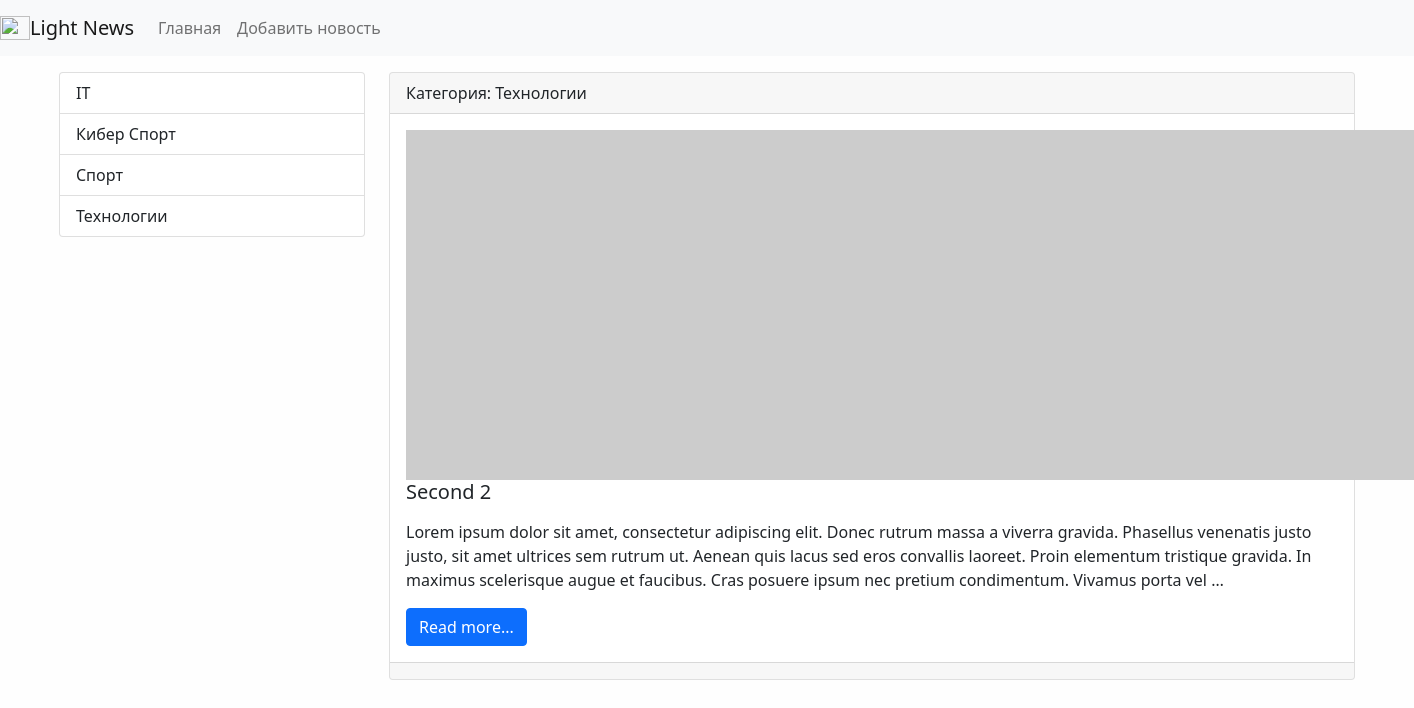
The app's page /news/category/4/ with its own data.
### news/models.py (models this page shows, shortened)
class Category(models.Model):
    title = models.CharField(max_length=150, db_index=True)
    def get_absolute_url(self):
        return reverse_lazy('category', kwargs={'category_id': self.pk})
    def __str__(self):
        return self.title
    class Meta:
        verbose_name = 'Категория'
        verbose_name_plural = 'Категории'
        ordering = ['title']

class News(models.Model):
    title = models.CharField(max_length=128)
    content = models.TextField(blank=True)
    created_date = models.DateTimeField(auto_now_add=True)
    updated_date = models.DateTimeField(auto_now=True)
    photo = models.ImageField(upload_to='photos/%Y/%m/%d', blank=True)
    publish = models.BooleanField(default=True)
    category = models.ForeignKey('Category', on_delete=models.PROTECT, null=True)
    def get_absolute_url(self):
        return reverse_lazy('view_news', kwargs={'news_id': self.pk})
    class Meta:
        verbose_name = 'Новость'
        verbose_name_plural = 'Новости'
        ordering = ['-created_date']

### news/views.py (the view)
# urls.py: path('category/<int:category_id>/', get_category, name='category'),
def get_category(request, category_id):
    news = News.objects.filter(category_id=category_id)
    category = Category.objects.get(pk=category_id)
    context = {'news': news,
               'category': category
               }
    return render(request, 'news/category.html', context=context)

### news/templatetags/news_tags.py (called while the page is built)
@register.inclusion_tag('news/list_categories.html')
def show_categories():
    categories = Category.objects.all()
    return {'categories': categories}

### news/templates/news/category.html (shortened to what this page needs)
{% extends 'base.html' %}
{% block sidebar %}
{% include 'inc/_sidebar.html' %}
{% endblock %}
{% block content %}
{% for item in news %}
<div class="card mb-3">
    <div class="card-header">
        Категория: {{ item.category }}
    </div>
    <div class="card-body">
        <div class="media">
            {% if item.photo %}
            <img src="{{ item.photo.url }}" alt="" width="350" class="mr-3">
            {% else %}
            <img src="https://picsum.photos/id/1060/350/235/?blur=2" alt="" class="mr-3">
            {% endif %}
            <div class="media-body">
                <h5 class="card-title">{{ item.title }}</h5>
                <p class="card-text">{{ item.content|safe|linebreaks|truncatewords:50 }}</p>
                <a href="{{ item.get_absolute_url }}" class="btn btn-primary">Read more...</a>
            </div>
        </div>
    </div>
    <div class="card-footer text-muted">
    </div>
</div>
{% endfor %}
{% endblock %}

### news/templates/news/list_categories.html
<div class="list-group">
    {% for item in categories %}
    <a href="{{ item.get_absolute_url }}" class="list-group-item list-group-item-action">
        {{ item.title }}</a>
    {% endfor %}
</div>

### my_app/static/css/style.css (style rules this page uses)
body { background-color: #fefefe; }

### records on screen
Category: title "IT"
Category: title "Кибер Спорт"
Category: title "Спорт"
Category: title "Технологии"
News: category "Технологии", title "Second 2", content "Lorem ipsum dolor sit amet, consectetur adipiscing elit. Donec rutrum massa a viverra gravida. Phasellus venenatis justo justo, sit amet ultrices sem rutrum ut. Aenean quis lacus sed eros convallis laoreet. Proin elementum tristique gravida. In maximus scelerisque augue et faucibus. Cras posuere ipsum nec pretium condimentum. Vivamus porta vel …"
